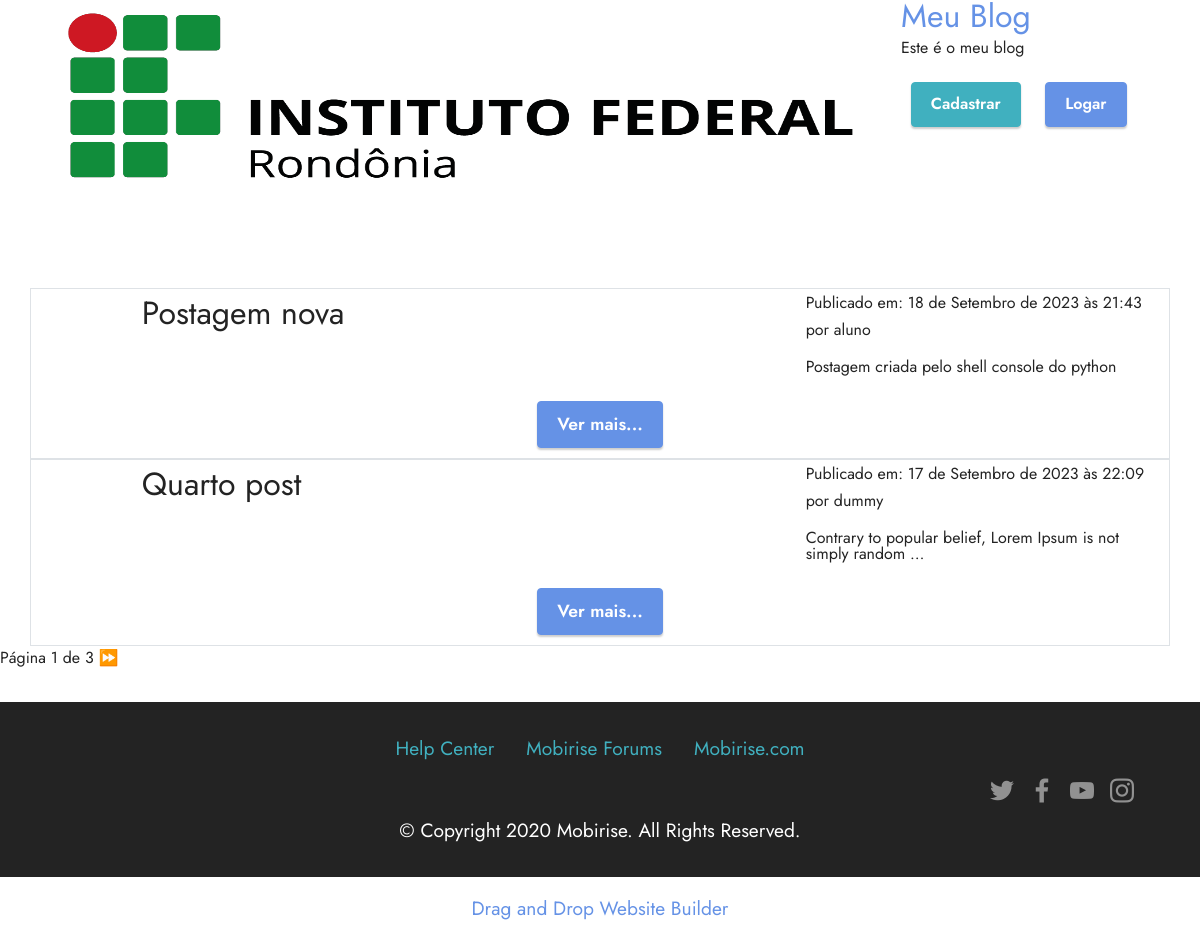
The app's page /listar/ with its own data.
### postagens/models.py (models this page shows, shortened)
class Postagem(models.Model):
    objects = models.Manager()
    publicados = PostsPublicados()
    STATUS_CHOICES = (
        ('rascunho', 'Rascunho'),
        ('publicado', 'Publicado'),
    )
    titulo = models.CharField(max_length=100)
    slug = models.SlugField(max_length=100)
    corpo = models.TextField()
    publicado = models.DateTimeField(default=timezone.now)
    criado = models.DateTimeField(auto_now_add=True)
    status = models.CharField(
        max_length=9, choices=STATUS_CHOICES, default='rascunho')
    autor = models.ForeignKey(
        User, on_delete=models.CASCADE, related_name='post_autor')
    class Meta:
        verbose_name = 'Post'
        verbose_name_plural = 'Posts'
        ordering = ['-publicado']

### postagens/views.py (the view)
# urls.py: path('listar/', views.PostsListView.as_view(), name='listarposts'),
class PostsListView(ListView):
    template_name = 'postagens/listar.html'
    queryset = Postagem.objects.all()
    context_object_name = 'posts'
    paginate_by = 2

### postagens/templates/postagens/listar.html (shortened to what this page needs)
{% extends 'base.html' %}
{% load static %}
{% block conteudo%}
{% include 'includes/top.html' %}
<section data-bs-version="5.1" class="content10 cid-tzVgp39K95" id="content10-1">
    <div class="container">
        {% for p in posts %}
        <div class="row justify-content-center border border-ligth">
            <div class="col-8 col-md offset-1">
                <h6 class="mbr-section-subtitle mbr-fonts-style mb-4 display-5">
                    {{ p.titulo }}
                </h6>
            </div>
            <div class="col-md-8 col-lg-4">
                <p class="mbr-text mbr-fonts-style display-9">
                    Publicado em: {{ p.publicado }} por {{ p.autor }}
                </p>
                <p class="mbr-text mbr-fonts-style display-7">
                    {{ p.corpo|truncatewords:10|linebreaks }}
                </p>
            </div>
            <div class="mbr-section-btn align-center">
                    <a class="btn btn-primary display-4" href="{% url 'detalhepost' p.id p.slug %}">Ver mais...</a>
            </div>
        </div>
        {% empty %}
            <h2>Não existe nenhum post para listar!</h2>
        {% endfor %}
    </div>
    {% include 'includes/paginacao.html' %}
</section>
{% endblock %}

### postagens/templates/base.html (shortened to what this page needs)
{% load static %}
<!DOCTYPE html>
<html  lang="pt-br">
<head>
  <link rel="stylesheet" href="{% static 'assets/bootstrap/css/bootstrap.min.css' %}">
  <link rel="stylesheet" href="{% static 'assets/bootstrap/css/bootstrap-grid.min.css' %}">
  <link rel="stylesheet" href="{% static 'assets/bootstrap/css/bootstrap-reboot.min.css' %}">
  <link rel="stylesheet" href="{% static 'assets/parallax/jarallax.css' %}">
  <link rel="stylesheet" href="{% static 'assets/socicon/css/styles.css' %}">
  <link rel="stylesheet" href="{% static 'assets/theme/css/style.css' %}">
  <link rel="preload" as="style" href="{% static 'assets/mobirise/css/mbr-additional.css' %}"><link rel="stylesheet" href="{% static 'assets/mobirise/css/mbr-additional.css' %}" type="text/css">
</head>
<body>
{% block conteudo %}
{% endblock %}
<section data-bs-version="5.1" class="footer3 cid-tzVhiXjqVu" once="footers" id="footer3-3">
    <div class="container">
        <div class="media-container-row align-center mbr-white">
            <div class="row row-links">
                <ul class="foot-menu">
                <li class="foot-menu-item mbr-fonts-style display-7"><a href="https://mobirise.com/help/" class="text-success">Help Center</a></li><li class="foot-menu-item mbr-fonts-style display-7"><a href="http://forums.mobirise.com/" class="text-success">Mobirise Forums</a></li><li class="foot-menu-item mbr-fonts-style display-7"><a href="https://mobirise.com/" class="text-success">Mobirise.com</a></li></ul>
            </div>
            <div class="row social-row">
                <div class="social-list align-right pb-2">
                <div class="soc-item">
                        <a href="https://twitter.com/mobirise" target="_blank">
                            <span class="socicon-twitter socicon mbr-iconfont mbr-iconfont-social"></span>
                        </a>
                    </div><div class="soc-item">
                        <a href="https://www.facebook.com/pages/Mobirise/1616226671953247" target="_blank">
                            <span class="socicon-facebook socicon mbr-iconfont mbr-iconfont-social"></span>
                        </a>
                    </div><div class="soc-item">
                        <a href="https://www.youtube.com/c/mobirise" target="_blank">
                            <span class="socicon-youtube socicon mbr-iconfont mbr-iconfont-social"></span>
                        </a>
                    </div><div class="soc-item">
                        <a href="https://instagram.com/mobirise" target="_blank">
                            <span class="mbr-iconfont mbr-iconfont-social socicon-instagram socicon"></span>
                        </a>
                    </div></div>
            </div>
            <div class="row row-copirayt">
                <p class="mbr-text mb-0 mbr-fonts-style mbr-white align-center display-7">
                    © Copyright 2020 Mobirise. All Rights Reserved.
                </p>
            </div>
        </div>
    </div>
</section>
<section class="display-7" style="padding: 0;align-items: center;justify-content: center;flex-wrap: wrap;    align-content: center;display: flex;position: relative;height: 4rem;">
      <a href="https://mobiri.se/645118" style="flex: 1 1;height: 4rem;position: absolute;width: 100%;z-index: 1;">
          <img alt="" style="height: 4rem;">
      </a>
      <a style="z-index:1" href="https://mobirise.com/drag-drop-website-builder.html">Drag and Drop Website Builder</a>
  </section>
</body>
</html>

### postagens/templates/includes/top.html
{% load static %}
<div class="container">
    <div class="row">
        <div class="col-9">
            <img src="{% static 'assets/images/logo-IFRO.png' %}" alt="logotipo"
                 height="80%">
        </div>
        <div class="col-3">
                <h2><a href="{% url 'home' %}">Meu Blog</a></h2>
                <p>Este é o meu blog</p>
                {% if user.is_anonymous %}
                <p><a href="{% url 'cadusuario' %}" class="btn btn-success">
                    Cadastrar
                    </a>
                    <a href="{% url 'loginuser' %}" class="btn btn-primary">
                    Logar
                    </a>
                </p>
                {% else %}
                <p>Usuário: <span class="bg-light"> {{ user.username }} </span></p>
                <p><a class="btn btn-danger" href="{% url 'logoutuser' %}">Sair</a></p>
                {% endif %}
        </div>
    </div>
</div>

### postagens/templates/includes/paginacao.html (shortened to what this page needs)
<div class="paginacao">
    <span>
        <span>Página {{ page_obj.number }} de {{ page_obj.paginator.num_pages }} </span>
        {% if page_obj.has_next %}
            <a href="?page={{ page_obj.next_page_number }}">⏩</a>
        {% endif %}
    </span>
</div>

### postagens/static/assets/theme/css/style.css (style rules this page uses)
section { background-color: #ffffff; }
body { font-style: normal; line-height: 1.5; font-weight: 400; color: #232323; position: relative; }
section, .container, .container-fluid { position: relative; word-wrap: break-word; }
a { font-style: normal; font-weight: 400; cursor: pointer; }
a, a:hover { text-decoration: none; }
.mbr-section-subtitle { line-height: 1.3; }
.mbr-text { font-style: normal; line-height: 1.7; }
h1, h2, h3, h4, h5, h6, .display-1, .display-2, .display-4, .display-5, .display-7, span, p, a { line-height: 1; word-break: break-word; word-wrap: break-word; font-weight: 400; }
section { background-position: 50% 50%; background-repeat: no-repeat; background-size: cover; }
.mbr-white { color: #ffffff; }
.align-center { text-align: center; }
.align-right { text-align: right; }
.media-container-row { display: flex; flex-direction: row; flex-wrap: wrap; justify-content: center; align-content: center; align-items: start; }
@media (min-width: 992px) { .media-container-row { flex-wrap: nowrap; } }
img, iframe { display: block; width: 100%; }
.mbr-section-btn { margin-left: -0.6rem; margin-right: -0.6rem; font-size: 0; }
.btn { font-weight: 600; border-width: 1px; font-style: normal; margin: 0.6rem 0.6rem; white-space: normal; transition: all 0.2s ease-in-out; display: inline-flex; align-items: center; justify-content: center; word-break: break-word; }
.row { display: -webkit-flex; -webkit-flex-wrap: wrap; }
.justify-content-center { -webkit-justify-content: center; }
html, body { height: auto; min-height: 100vh; }
ul, ol, pre, blockquote { margin-bottom: 2.3125rem; }
.mb-4 { margin-bottom: 2rem !important; }
@media (min-width: 992px) { .container { padding-left: 16px; padding-right: 16px; } }
@media (min-width: 992px) { .row { margin-left: -16px; margin-right: -16px; } }
@media (min-width: 992px) { .row > [class*=col] { padding-left: 16px; padding-right: 16px; } }

### postagens/static/assets/mobirise/css/mbr-additional.css (style rules this page uses)
body { font-family: Jost; }
.display-4 { font-family: 'Jost', sans-serif; font-size: 1.1rem; line-height: 1.5; }
.display-5 { font-family: 'Jost', sans-serif; font-size: 2rem; line-height: 1.5; }
.display-7 { font-family: 'Jost', sans-serif; font-size: 1.2rem; line-height: 1.5; }
.btn { padding: 0.6rem 1.2rem; border-radius: 4px; }
.btn-primary, .btn-primary:active { background-color: #6592e6 !important; border-color: #6592e6 !important; color: #ffffff !important; box-shadow: 0 2px 2px 0 rgba(0, 0, 0, 0.2); }
.btn-success, .btn-success:active { background-color: #40b0bf !important; border-color: #40b0bf !important; color: #ffffff !important; box-shadow: 0 2px 2px 0 rgba(0, 0, 0, 0.2); }
.text-success { color: #40b0bf !important; }
a[class*="text-"]:not(.nav-link):not(.dropdown-item):not([role]):not(.navbar-caption) { position: relative; background-image: transparent; background-size: 10000px 2px; background-repeat: no-repeat; background-position: 0px 1.2em; background-position: -10000px 1.2em; }
a, a:hover { color: #6592e6; }
body { overflow-x: hidden; }
a { transition: color 0.6s; }
.cid-tzVgp39K95 { padding-top: 3rem; padding-bottom: 2rem; background-color: #ffffff; }
.cid-tzVhiXjqVu { padding-top: 2rem; padding-bottom: 2rem; background-color: #232323; }
.cid-tzVhiXjqVu .row-links { width: 100%; justify-content: center; }
.cid-tzVhiXjqVu .social-row { width: 100%; justify-content: center; }
.cid-tzVhiXjqVu .media-container-row { flex-direction: column; justify-content: center; align-items: center; }
.cid-tzVhiXjqVu .media-container-row .foot-menu { list-style: none; display: flex; justify-content: center; flex-wrap: wrap; padding: 0; margin-bottom: 0; }
.cid-tzVhiXjqVu .media-container-row .foot-menu li { padding: 0 1rem 1rem 1rem; }
.cid-tzVhiXjqVu .media-container-row .social-list { padding-left: 0; margin-bottom: 0; list-style: none; display: flex; flex-wrap: wrap; justify-content: flex-end; }
.cid-tzVhiXjqVu .media-container-row .social-list .mbr-iconfont-social { font-size: 1.5rem; color: #ffffff; }
.cid-tzVhiXjqVu .media-container-row .social-list .soc-item { margin: 0 .5rem; }
.cid-tzVhiXjqVu .media-container-row .social-list a { margin: 0; opacity: .5; transition: .2s linear; }
.cid-tzVhiXjqVu .media-container-row .row-copirayt { word-break: break-word; width: 100%; }
.cid-tzVhiXjqVu .media-container-row .row-copirayt p { width: 100%; }

### records on screen
Postagem: titulo "Postagem nova", publicado "18 de Setembro de 2023 às 21:43", autor "aluno", corpo "Postagem criada pelo shell console do python"
Postagem: titulo "Quarto post", publicado "17 de Setembro de 2023 às 22:09", autor "dummy", corpo "Contrary to popular belief, Lorem Ipsum is not simply random …"

### other values on screen
{{ page_obj.number }} "1"
{{ page_obj.paginator.num_pages }} "3"
